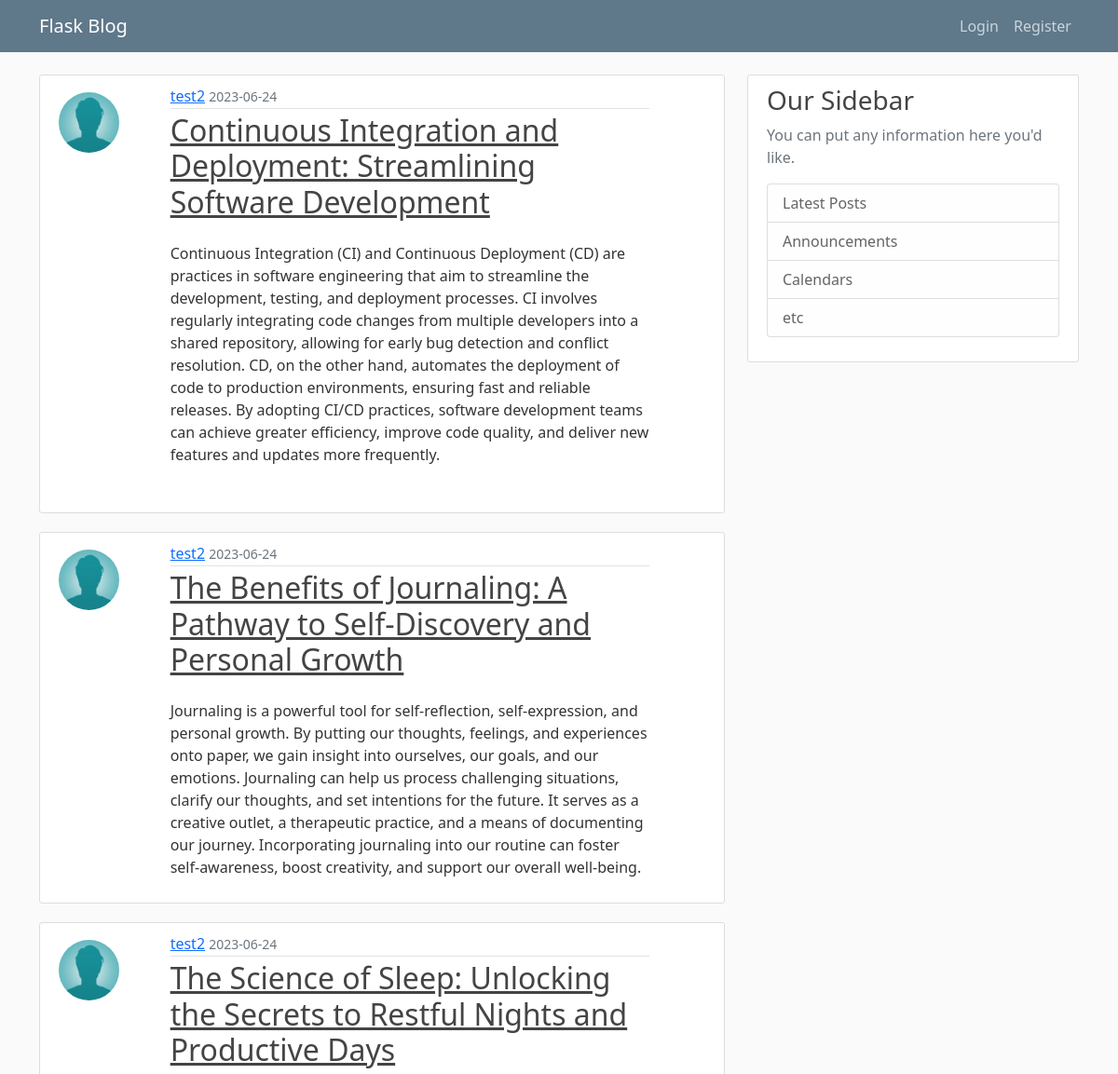
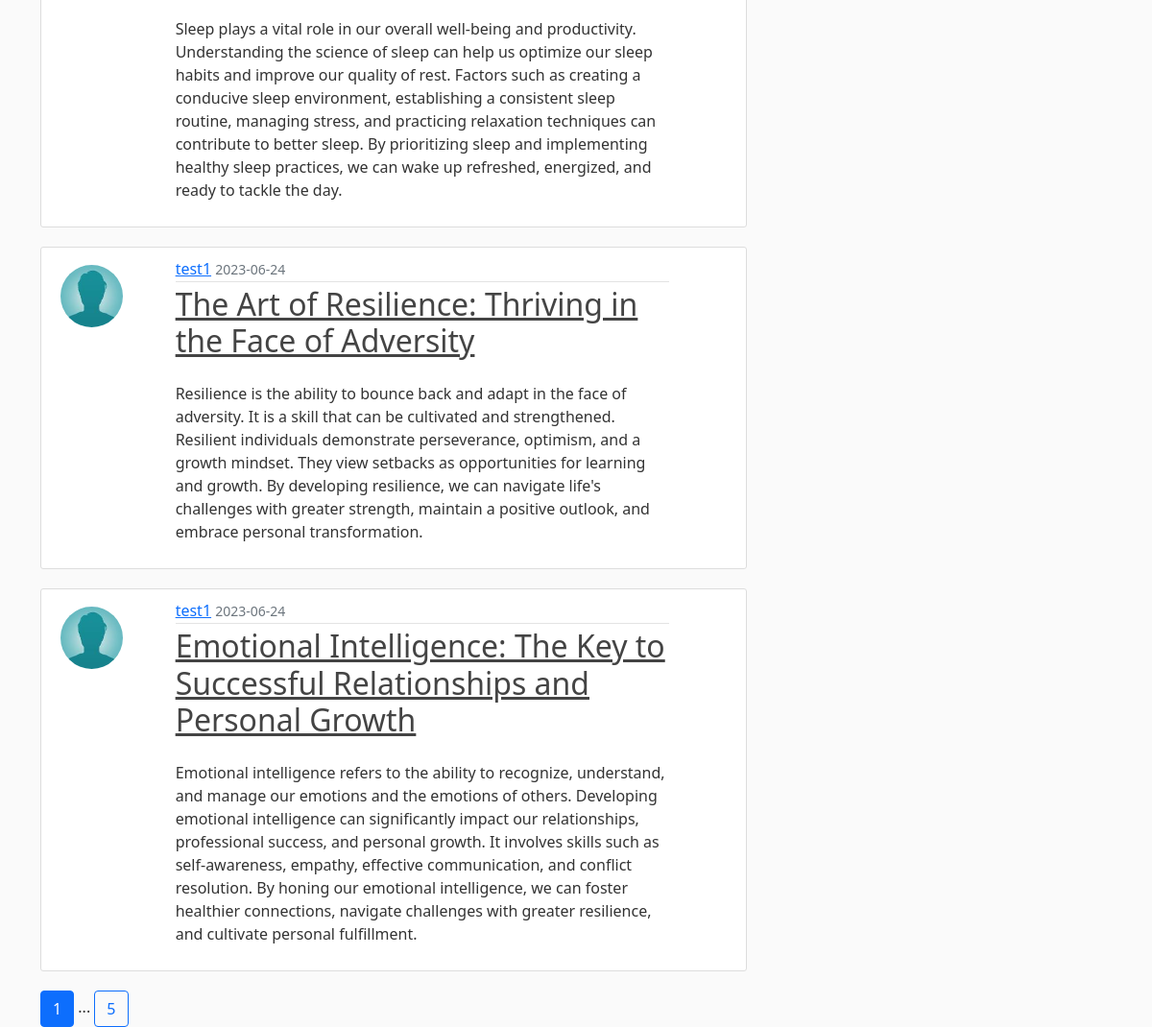
The page /home on the database its author committed (2 pictures, top to bottom).
### on_blog/models.py (models this page shows, shortened)
class Post(db.Model):
    id = db.Column(db.Integer, primary_key=True)
    title = db.Column(db.String(100), nullable=False)
    time = db.Column(db.DateTime, nullable = False, default = datetime.utcnow)
    content = db.Column(db.Text, nullable = False)
    user_id = db.Column(db.Integer, db.ForeignKey('user.id'), nullable = False)

class User(db.Model, UserMixin):
    id = db.Column(db.Integer, primary_key=True)
    username = db.Column(db.String(20), unique=True, nullable=False)
    email = db.Column(db.String(100), unique=True, nullable=False)
    image_file = db.Column(db.String(20), nullable=False, default='default.jpeg')
    password = db.Column(db.String(60), nullable = False)
    posts = db.relationship("Post", backref = "author", lazy = True)

### on_blog/main/routes.py (the view)
@main.route("/")
@main.route("/home")
def home():
    page_no = request.args.get('page', default=1, type=int)
    posts = Post.query.order_by(Post.time.desc()).paginate(per_page=5, page=page_no)
    return render_template("home.html", posts=posts, title="Home Page")

### on_blog/templates/home.html
{% extends "layout.html" %}
{% block content %}
{% for post in posts.items %}
<article class="content-section">
    <div class="row">
        <div class='col-sm-4 col-lg-2'>
            <img class="rounded-circle article-img align-items-start mt-2"
                 src="{{ url_for('static', filename='profile_pics/' + post.author.image_file) }}">
        </div>
        <div class='col-sm-8 col-lg-9'>
            <div class="media-body">
                <div class="article-metadata">
                    <a class="mr-2" href="{{url_for('posts.user_posts', username=post.author.username)}}">{{ post.author.username }}</a>
                    <small class="text-muted">{{ post.time.strftime('%Y-%m-%d') }}</small>
                </div>
                <h2><a class="article-title" href="{{url_for('posts.post', post_id = post.id)}}">{{ post.title }}</a></h2>
                <p class="article-content mt-4 ">{{ post.content }}</p>
            </div>
        </div>
    </div>
</article>
{% endfor %}
{% for page_num in posts.iter_pages(left_edge=1, left_current=1, right_current=1, right_edge=1) %}
    {% if page_num %}
        {% if page_num==posts.page %}
            <a class="btn btn-primary" href="{{url_for('main.home', page=page_num)}}">{{page_num}}</a>
        {% else %}
            <a class="btn  btn-outline-primary" href="{{url_for('main.home', page=page_num)}}">{{page_num}}</a>
        {% endif %}
    {% else %}
       ...
    {% endif %}
{% endfor %}
{% endblock content %}

### on_blog/templates/layout.html (shortened to what this page needs)
<!DOCTYPE html>
<html>
    <head>
        <link href="https://cdn.jsdelivr.net/npm/bootstrap@5.0.2/dist/css/bootstrap.min.css" rel="stylesheet">
        <link rel="stylesheet" href="{{url_for('static', filename='main.css')}}">
    </head>
    <header class="site-header">
        <nav class="navbar navbar-expand-md navbar-dark bg-steel fixed-top">
          <div class="container">
            <a class="navbar-brand mr-4" href="{{ url_for('main.home')}}">Flask Blog</a>
            <div class="collapse navbar-collapse" id="navbarToggle">
              <span class="navbar-nav ms-auto">
                  {% if current_user.is_authenticated %}
                    <a class="nav-item nav-link" href="{{ url_for('posts.new_post')}}"> Add Post </a>
                    <a class="nav-item nav-link" href="{{ url_for('users.account')}}">Account </a>
                    <a class="nav-item nav-link" href="{{ url_for('users.logout')}}">Logout </a>
                  {% else %}
                    <a class="nav-item nav-link" href="{{ url_for('users.login')}}">Login</a>
                    <a class="nav-item nav-link" href="{{ url_for('users.register')}}">Register</a>
                  {% endif %}
              </span>
            </div>
          </div>
        </nav>
      </header>
      <main role="main" class="container">
        <div class="row">
          <div class="col-md-8">
            {% block content %}{% endblock %}
          </div>
          <div class="col-md-4">
            <div class="content-section">
              <h3>Our Sidebar</h3>
              <p class='text-muted'>You can put any information here you'd like.
                <ul class="list-group">
                  <li class="list-group-item list-group-item-light">Latest Posts</li>
                  <li class="list-group-item list-group-item-light">Announcements</li>
                  <li class="list-group-item list-group-item-light">Calendars</li>
                  <li class="list-group-item list-group-item-light">etc</li>
                </ul>
              </p>
            </div>
          </div>
        </div>
      </main>
    <body>
    </body>
</html>

### on_blog/static/main.css (style rules this page uses)
body { background: #fafafa; color: #333333; margin-top: 5rem; }
h1, h2, h3, h4, h5, h6 { color: #444444; }
.bg-steel { background-color: #5f788a; }
.site-header .navbar-nav .nav-link { color: #cbd5db; }
.content-section { background: #ffffff; padding: 10px 20px; border: 1px solid #dddddd; border-radius: 3px; margin-bottom: 20px; }
.article-title { color: #444444; }
.article-content { white-space: pre-line; }
.article-img { height: 65px; width: 65px; margin-right: 16px; }
.article-metadata { padding-bottom: 1px; margin-bottom: 4px; border-bottom: 1px solid #e3e3e3 }

### rows shown on the page
Post: image_file (placeholder picture), author.username "test2", time "2023-06-24", title "Continuous Integration and Deployment: Streamlining Software Development", content "Continuous Integration (CI) and Continuous Deployment (CD) are practices in software engineering that aim to streamline the development, testing, and deployment processes. CI involves regularly integrating code changes from multiple developers into a shared repository, allowing for early bug detection and conflict resolution. CD, on the other hand, automates the deployment of code to production environments, ensuring fast and reliable releases. By adopting CI/CD practices, software development teams can achieve greater efficiency, improve code quality, and deliver new features and updates more frequently."
Post: image_file (placeholder picture), author.username "test2", time "2023-06-24", title "The Benefits of Journaling: A Pathway to Self-Discovery and Personal Growth", content "Journaling is a powerful tool for self-reflection, self-expression, and personal growth. By putting our thoughts, feelings, and experiences onto paper, we gain insight into ourselves, our goals, and our emotions. Journaling can help us process challenging situations, clarify our thoughts, and set intentions for the future. It serves as a creative outlet, a therapeutic practice, and a means of documenting our journey. Incorporating journaling into our routine can foster self-awareness, boost creativity, and support our overall well-being."
Post: image_file (placeholder picture), author.username "test2", time "2023-06-24", title "The Science of Sleep: Unlocking the Secrets to Restful Nights and Productive Days", content "Sleep plays a vital role in our overall well-being and productivity. Understanding the science of sleep can help us optimize our sleep habits and improve our quality of rest. Factors such as creating a conducive sleep environment, establishing a consistent sleep routine, managing stress, and practicing relaxation techniques can contribute to better sleep. By prioritizing sleep and implementing healthy sleep practices, we can wake up refreshed, energized, and ready to tackle the day."
Post: image_file (picture), author.username "test1", time "2023-06-24", title "The Art of Resilience: Thriving in the Face of Adversity", content "Resilience is the ability to bounce back and adapt in the face of adversity. It is a skill that can be cultivated and strengthened. Resilient individuals demonstrate perseverance, optimism, and a growth mindset. They view setbacks as opportunities for learning and growth. By developing resilience, we can navigate life's challenges with greater strength, maintain a positive outlook, and embrace personal transformation."
Post: image_file (picture), author.username "test1", time "2023-06-24", title "Emotional Intelligence: The Key to Successful Relationships and Personal Growth", content "Emotional intelligence refers to the ability to recognize, understand, and manage our emotions and the emotions of others. Developing emotional intelligence can significantly impact our relationships, professional success, and personal growth. It involves skills such as self-awareness, empathy, effective communication, and conflict resolution. By honing our emotional intelligence, we can foster healthier connections, navigate challenges with greater resilience, and cultivate personal fulfillment."

### other values the page prints
{{ page_num }} "1"
{{ page_num }} "5"
